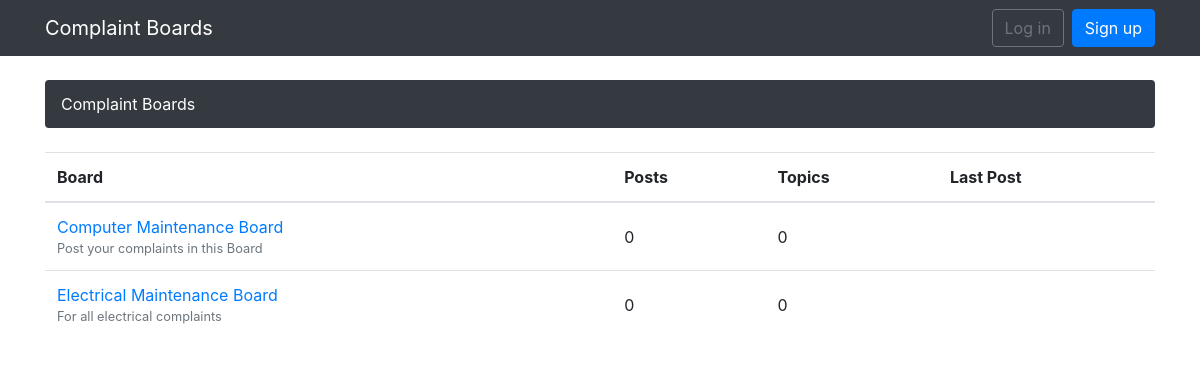
The page / on the database its author committed.
### boards/models.py (models this page shows, shortened)
class Board(models.Model):
    name = models.CharField(max_length=30, unique=True)
    description = models.CharField(max_length=100)

### boards/views.py (the view)
# urls.py: 2. Add a URL to urlpatterns:  path('', views.home, name='home')
def home(request):
	boards = Board.objects.all()
	return render(request, 'home.html', {'boards': boards})

### templates/home.html (shortened to what this page needs)
{% extends 'base.html' %}
{% block breadcrumb %}
    <li class="breadcrumb-item active text-white ">Complaint Boards</li>
{% endblock %}
{% block content %}
     <table class="table">
        <thead class="thead-inverse">
          <tr>
            <th>Board</th>
            <th>Posts</th>
            <th>Topics</th>
            <th>Last Post</th>
          </tr>
        </thead>
        <tbody>
          {% for board in boards %}
            <tr>
              <td>
                <a href="{% url 'board_topics' board.pk %}">{{ board.name }}</a>
                <small class="text-muted d-block">{{ board.description }}</small>
              </td>
              <td class="align-middle">0</td>
              <td class="align-middle">0</td>
              <td></td>
            </tr>
          {% endfor %}
        </tbody>
      </table>
{% endblock %}

### rows shown on the page
Board: name "Computer Maintenance Board", description "Post your complaints in this Board"
Board: name "Electrical Maintenance Board", description "For all electrical complaints"
